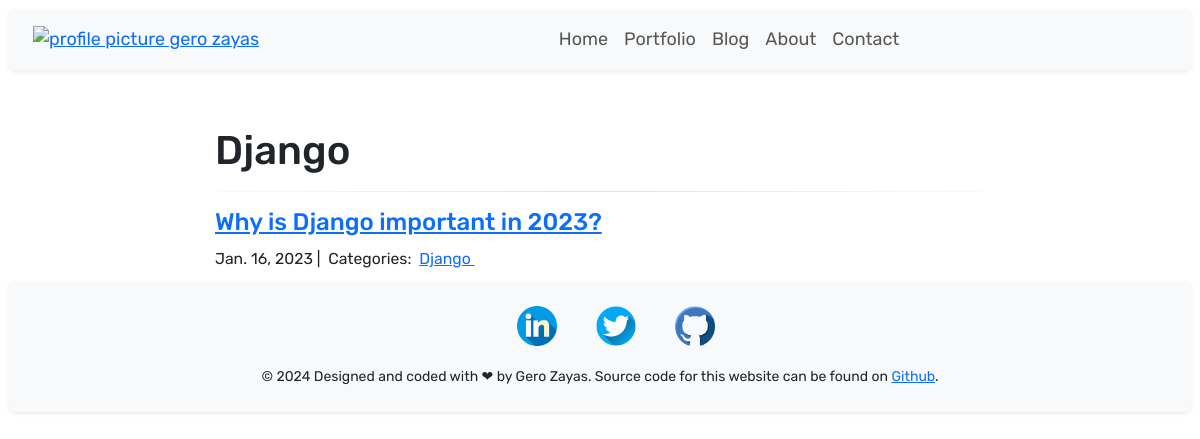
Screenshot of /blog/Django/ with the database file from the repository.
### blog/models.py (models this page shows, shortened)
class Category(models.Model):
    class Meta:
        verbose_name_plural = "Categories"
        verbose_name = "Category"
    name = models.CharField(max_length=20)

class Post(models.Model):
    name = models.CharField(max_length=255)
    body = RichTextField(blank=True, null=True)
    slug = models.SlugField(null=True, blank=True, max_length=255)
    created_on = models.DateTimeField(auto_now_add=True)
    last_modified = models.DateTimeField(auto_now=True)
    categories = models.ManyToManyField("Category", related_name="posts")
    image = models.ImageField(upload_to="static/images/")
    is_active = models.BooleanField(default=True)

### blog/views.py (the view)
# urls.py: path("<category>/", views.blog_category, name="blog_category"),
def blog_category(request, category):
    posts = Post.objects.filter(categories__name__contains=category).order_by(
        "-created_on"
    )
    context = {"category": category, "posts": posts}
    return render(request, "blog/blog_category.html", context)

### blog/templates/blog/blog_category.html
{% extends 'home/base.html' %}
{% load static %}
{%block blog %}
<div class="col-md-8 offset-md-2">
    <h1>{{ category | title }}</h1>
    <hr>
    {% for post in posts %}
    <h4><a href="{% url 'blog_detail' post.pk%}">{{ post.name }}</a></h4>
    <small>
        {{ post.created_on.date }} |&nbsp;
        Categories:&nbsp;
        {% for category in post.categories.all %}
        <a href="{% url 'blog_category' category.name %}">
            {{ category.name }}
        </a>&nbsp;
        {% endfor %}
    </small>
    {% endfor %}
</div>
{% endblock blog %}

### static/css/main.css (style rules this page uses)
body { font-size: large; }
div { padding: 0.5em; margin: auto; width: auto; flex-direction: row; justify-content: center; }
hr { border: 0; height: 1px; background-image: -webkit-linear-gradient(left, #f0f0f0, #8c8b8b, #f0f0f0); background-image: -moz-linear-gradient(left, #f0f0f0, #8c8b8b, #f0f0f0); background-image: -ms-linear-gradient(left, #f0f0f0, #8c8b8b, #f0f0f0); background-image: -o-linear-gradient(left, #f0f0f0, #8c8b8b, #f0f0f0); }

### home/templates/home/base.html (style rules this page uses)
div { max-width: 1200px !important; }

### rows the page displays
Category: name "Django"
Post: name "Why is Django important in 2023?", created_on "Jan. 16, 2023"
